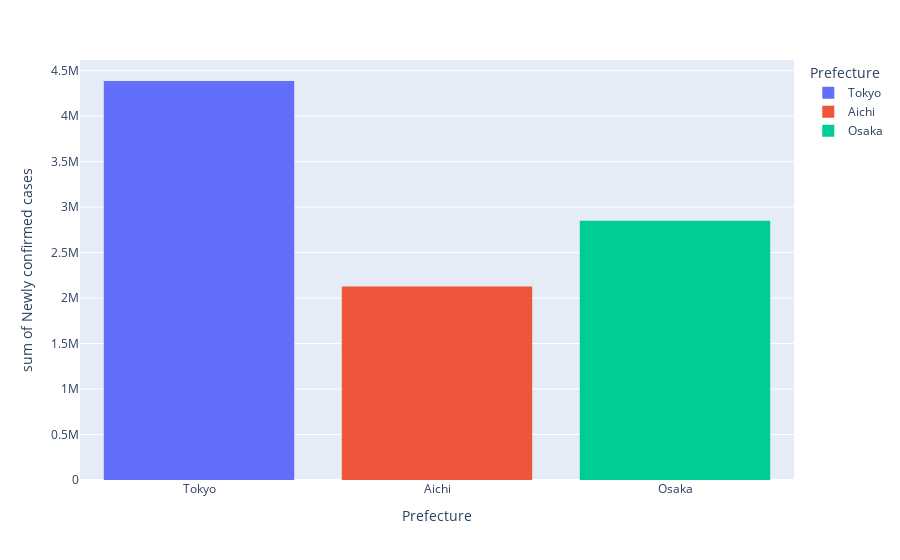

Notebook source saved alongside this figure:
### Markdown cell above
## Plotly Express

ヒストグラムだとテキストで数値が置けない
棒グラフだとテキストが置けるが、縦持ちデータからの集計と組み合わせるのは難しそう

### Code cell
#minimum
import plotly.express as px
fig = px.histogram(data,
                   x = "Prefecture",
                   y = "Newly confirmed cases",
                   color = "Prefecture",
                   #text = "Newly confirmed cases"
                  )
fig.show()

### Figure 1 — Plotly figure (JSON) as saved in the notebook; plotly's stock layout.template omitted (floating-point values rounded to 4 significant figures; data arrays with more than 128 entries replaced by an {"elided": "..."} marker saying what was removed)
{"data": [{"alignmentgroup": "True", "bingroup": "x", "histfunc": "sum", "hovertemplate": "Prefecture=%{x}<br>sum of Newly confirmed cases=%{y}<extra></extra>", "legendgroup": "Tokyo", "marker": {"color": "#636efa", "pattern": {"shape": ""}}, "name": "Tokyo", "offsetgroup": "Tokyo", "orientation": "v", "showlegend": true, "type": "histogram", "x": {"elided": "1209 str values"}, "xaxis": "x", "y": {"elided": "1209 int values"}, "yaxis": "y"}, {"alignmentgroup": "True", "bingroup": "x", "histfunc": "sum", "hovertemplate": "Prefecture=%{x}<br>sum of Newly confirmed cases=%{y}<extra></extra>", "legendgroup": "Aichi", "marker": {"color": "#EF553B", "pattern": {"shape": ""}}, "name": "Aichi", "offsetgroup": "Aichi", "orientation": "v", "showlegend": true, "type": "histogram", "x": {"elided": "1209 str values"}, "xaxis": "x", "y": {"elided": "1209 int values"}, "yaxis": "y"}, {"alignmentgroup": "True", "bingroup": "x", "histfunc": "sum", "hovertemplate": "Prefecture=%{x}<br>sum of Newly confirmed cases=%{y}<extra></extra>", "legendgroup": "Osaka", "marker": {"color": "#00cc96", "pattern": {"shape": ""}}, "name": "Osaka", "offsetgroup": "Osaka", "orientation": "v", "showlegend": true, "type": "histogram", "x": {"elided": "1209 str values"}, "xaxis": "x", "y": {"elided": "1209 int values"}, "yaxis": "y"}], "layout": {"barmode": "relative", "legend": {"title": {"text": "Prefecture"}, "tracegroupgap": 0}, "margin": {"t": 60}, "xaxis": {"anchor": "y", "categoryarray": ["Tokyo", "Aichi", "Osaka"], "categoryorder": "array", "domain": [0, 1], "title": {"text": "Prefecture"}}, "yaxis": {"anchor": "x", "domain": [0, 1], "title": {"text": "sum of Newly confirmed cases"}}}}
